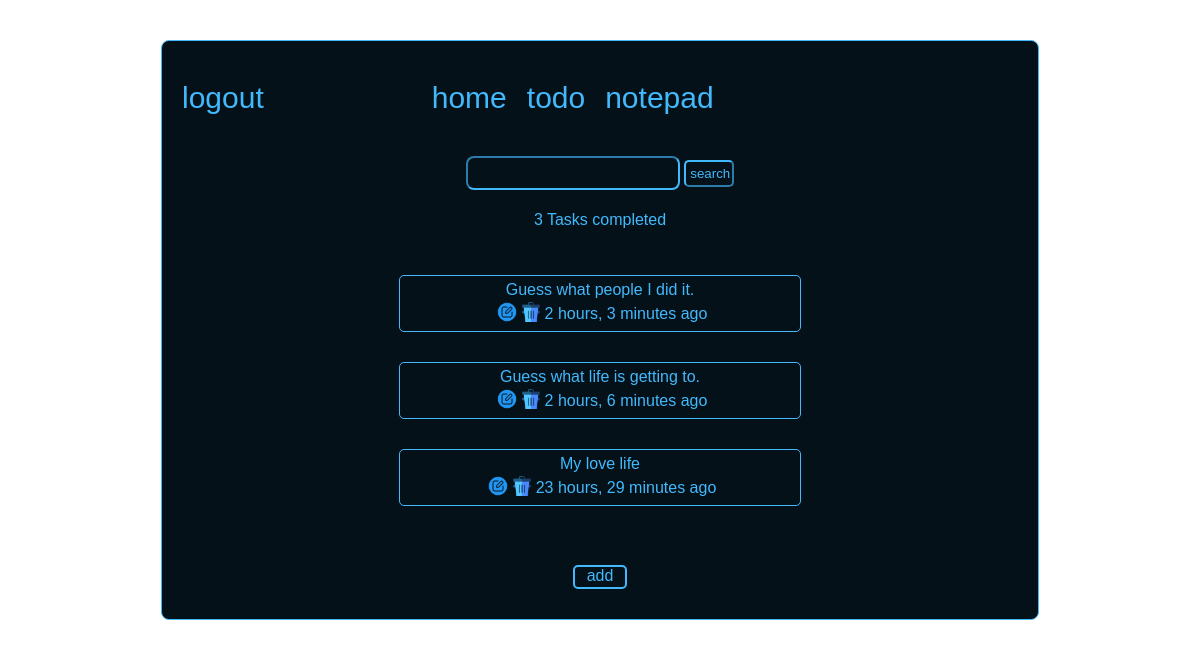
The page /notepadHome/ (signed in) on the database as committed earlier.
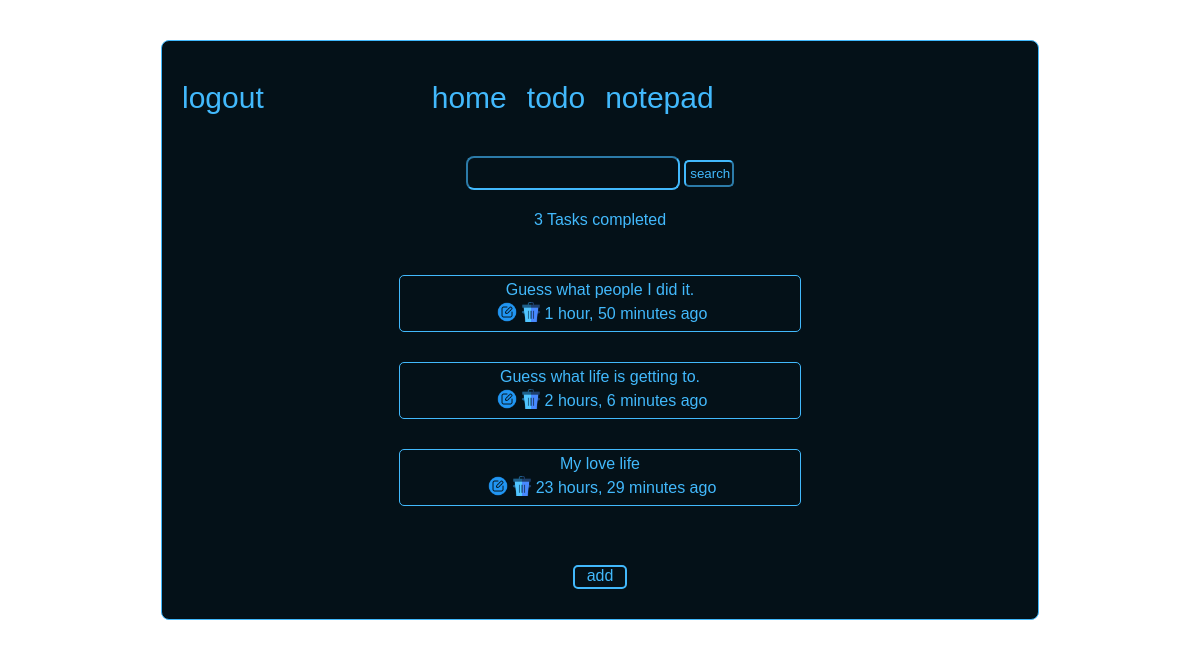
The same page on the database as committed later.
### base/models.py (models this page shows)
class Notepad(models.Model):
    title = models.CharField(max_length=225)
    body = models.TextField()
    created = models.DateTimeField(auto_now=True)
    updated = models.DateField(auto_now=True)
    class Meta: ordering = ["-created", "-updated"]
    def __str__(self): return self.title

### base/views.py (the view)
# urls.py: path('notepadHome/', views.notepadHome, name='notepadHome'),
@login_required(login_url="MainLogin")
def notepadHome(request):
    q = request.GET.get('q') if request.GET.get('q') != None else ''
    notepad = Notepad.objects.filter(
        Q(title__icontains=q) | Q(body__icontains=q))
    note_count = notepad.count()
    context = {'notepad': notepad, 'note_count': note_count}
    return render(request, 'base/notepadHome.html', context)

### base/templates/base/notepadHome.html
{% extends 'main.html' %}
{% block content %}
    <div class='container-content'>
        {% include 'navBar.html' %}
        {% include 'searchBar.html' %}
        <div class='indicate'>
        {% if note_count == 0 %}
            <p >No task completed</p>
        {%elif  note_count == 1 %}
             <p > {{note_count}} Task completed</p>
        {%else%}
            <p > {{note_count}} Tasks completed</p>
        {%endif%}
        </div>
 <div class="container-container">
        {% for note in notepad%}
        <a href="{%url 'notepadRoom' note.id %}" id="pointer-id">
                <div class='div-container' >
                   {{note| capfirst}}
                   {%load static%}
                    <br/>
                    {% if request.user.is_authenticated%}
                    <div class="img-container">
                        <a href="{% url 'notepadUpdate' note.id%}"><img src="{% static 'images/edit (1).png'%}" id="img1"/></a>
                        <a href="{% url 'notepadDelete' note.id%}"><img src="{% static 'images/trash.png'%}" id="img2"/></a>
                    {{note.created | timesince}} ago
                    </div>
                    {% endif %}
                </div>
        </a>
            {%endfor%}
    </div>
            {% if request.user.is_authenticated%}
            <a href="{% url 'notepadCreate'%}" id='add-button'>add</a>
            {%endif%}
    </div>
{% endblock  %}

Rows that differ between the two databases and show on the page:
changed Notepad "Guess what people I did it.": created "2 hours, 3 minutes" → "1 hour, 50 minutes"
